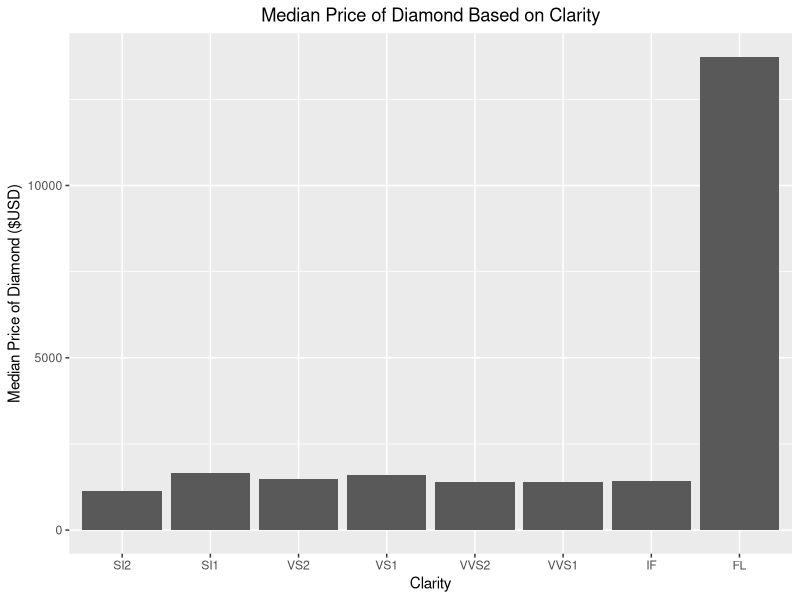
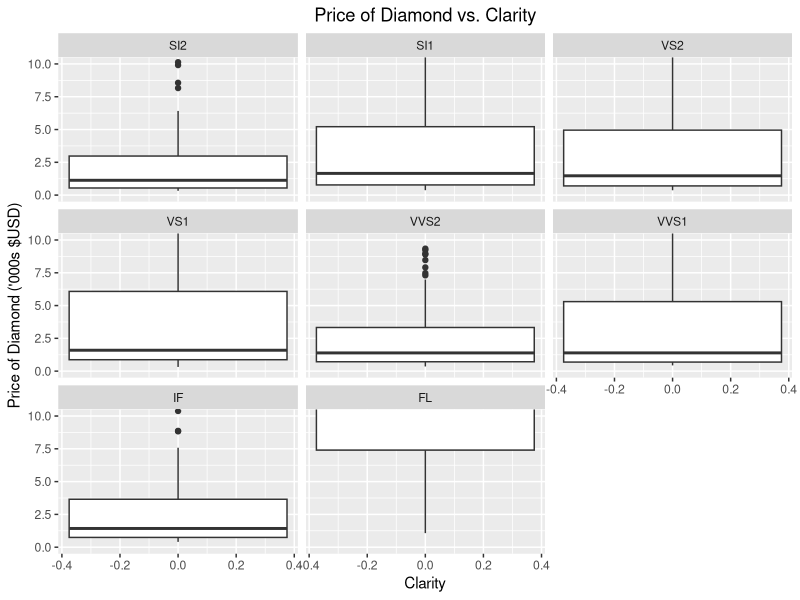
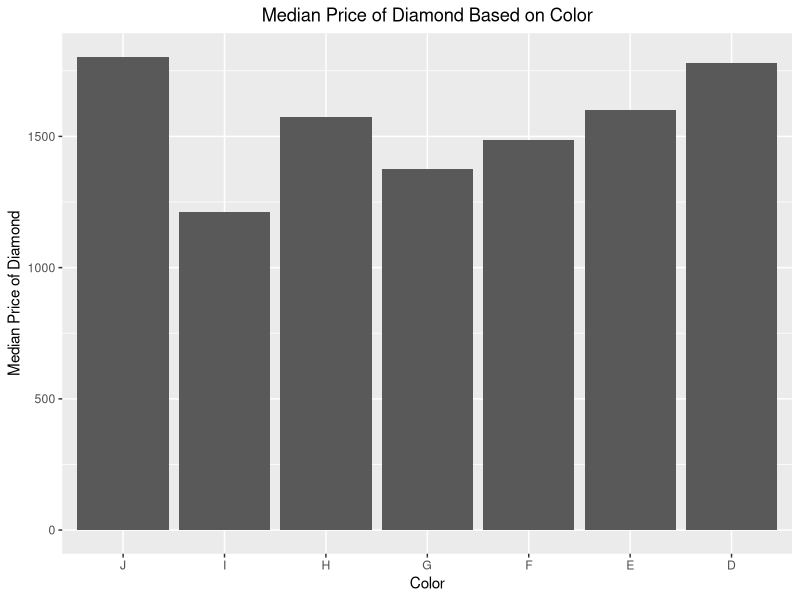
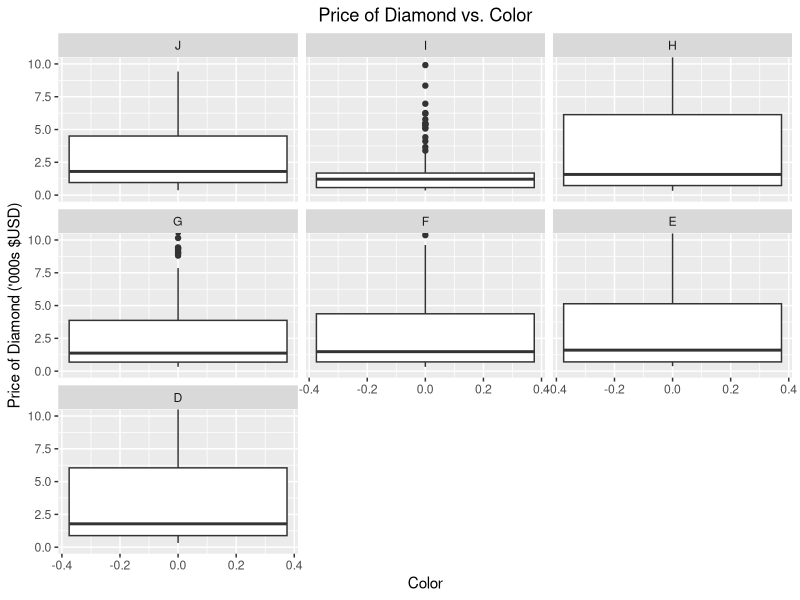
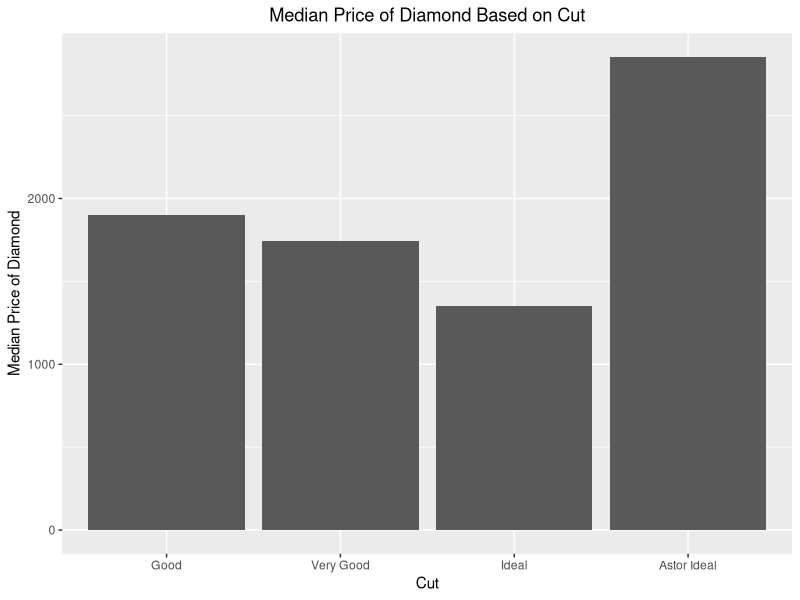
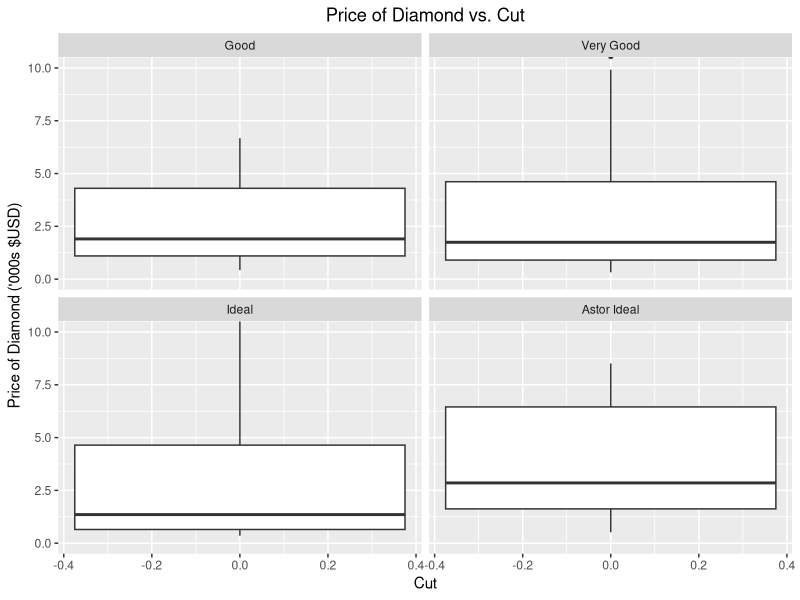
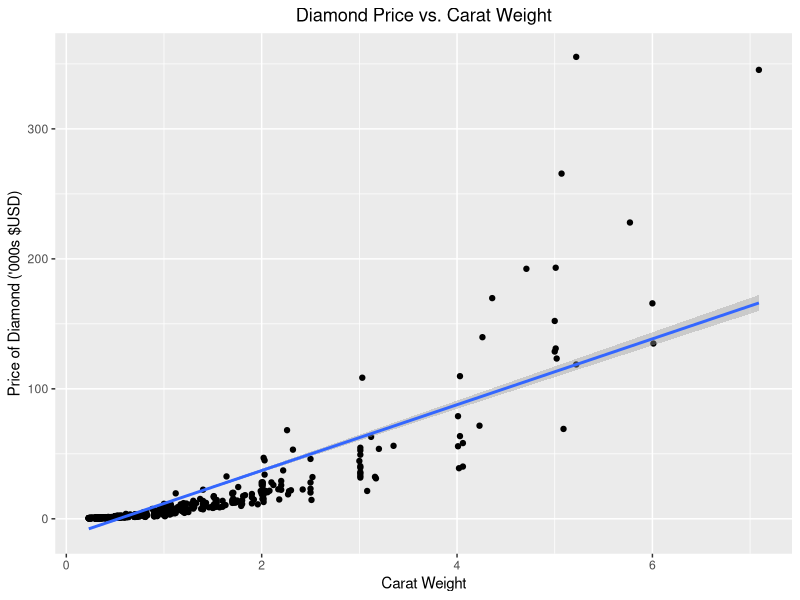
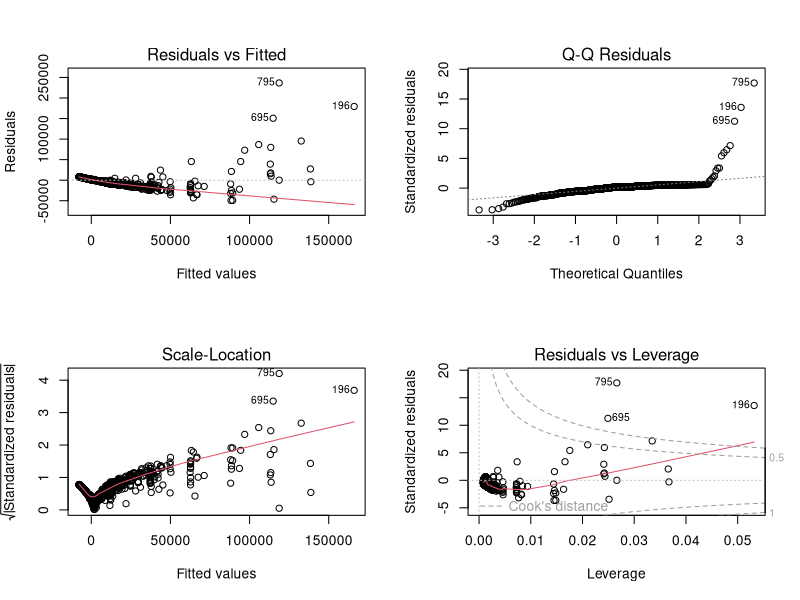

Write the R code that produced these figures, in order. (Note: this script raises an error after producing the figures.)
## ---- chunk 1
knitr::opts_chunk$set(echo = FALSE, warning=FALSE, message=FALSE)
## ---- chunk 2
library(tidyverse)
library(MASS)
library(bookdown)
Data <- read.csv("diamonds4.csv",header=T)

## ---- chunk 3
knitr::kable(head(Data, 5), "pipe")

# Wyatt added top 5 rows to show sample of data set
## ---- chunk 4
knitr::kable(table(Data$cut), col.names=c('Cut', 'Frequency'), "simple")
## ---- chunk 5
knitr::kable(table(Data$color), col.names=c('Color', 'Frequency'), "simple")
## ---- chunk 6
knitr::kable(table(Data$clarity), col.names=c('Clarity', 'Frequency'), "simple")
## ---- chunk 7
# Code to relevel the clarity factors from lowest-clarity to highest-clarity
Data <- Data %>% 
  mutate(clarity = clarity %>% fct_relevel(c("SI2", "SI1", "VS2", "VS1", "VVS2", "VVS1", "IF", "FL")))

# Code to groupby the clarity and find the median value of the diamonds in that clarity level. 
data.clarity <- Data %>% 
  group_by(clarity) %>% 
  summarize(median_price_clarity = median(price))

# Bar plot
ggplot(data.clarity, aes(x = clarity, y=median_price_clarity)) + 
  geom_bar(stat = "identity") + 
  labs(x = "Clarity", y = "Median Price of Diamond ($USD)", title = "Median Price of Diamond Based on Clarity")+
  theme(plot.title = element_text(hjust = 0.5))
## ---- chunk 8
# Boxplot
ggplot(Data, aes(y = price/1000)) + 
  geom_boxplot() + 
  labs(x = "Clarity", y = "Price of Diamond ('000s $USD)", title = "Price of Diamond vs. Clarity")+
  theme(plot.title = element_text(hjust = 0.5)) +
  facet_wrap(~clarity) + 
  coord_cartesian(ylim= c(0, 10))
## ---- chunk 9
# Releveling the factors for color to match the increasing qualities from BlueNile
Data <- Data %>% 
  mutate(color = color %>% fct_relevel(c("J", "I", "H", "G", "F", "E", "D")))

# Code to group by color and find the median price of diamonds of each color
data.color <- Data %>% 
  group_by(color) %>% 
  summarize(median_price_color = median(price))

# Bar plot
ggplot(data.color, aes(x = color, y=median_price_color)) + 
  geom_bar(stat = "identity") + 
  labs(x = "Color", y = "Median Price of Diamond", title = "Median Price of Diamond Based on Color")+
  theme(plot.title = element_text(hjust = 0.5))
## ---- chunk 10
# Boxplot
ggplot(Data, aes(y = price/1000)) + 
  geom_boxplot() + 
  labs(x = "Color", y = "Price of Diamond ('000s $USD)", title = "Price of Diamond vs. Color")+
  theme(plot.title = element_text(hjust = 0.5)) +
  facet_wrap(~color) + 
  coord_cartesian(ylim= c(0, 10))
## ---- chunk 11
# Releveling the factors for color to match the increasing qualities from BlueNile
Data <- Data %>% 
  mutate(cut = cut %>% fct_relevel(c("Good", "Very Good", "Ideal", "Astor Ideal")))

# Code to group by color and find the median price of diamonds of each color
data.cut <- Data %>% 
  group_by(cut) %>% 
  summarize(median_price_cut = median(price))

# Bar plot
ggplot(data.cut, aes(x = cut, y=median_price_cut)) + 
  geom_bar(stat = "identity") + 
  labs(x = "Cut", y = "Median Price of Diamond", title = "Median Price of Diamond Based on Cut")+
  theme(plot.title = element_text(hjust = 0.5))
## ---- chunk 12
# Boxplot
ggplot(Data, aes(y = price/1000)) + 
  geom_boxplot() + 
  labs(x = "Cut", y = "Price of Diamond ('000s $USD)", title = "Price of Diamond vs. Cut")+
  theme(plot.title = element_text(hjust = 0.5))+
  facet_wrap(~cut) + 
  coord_cartesian(ylim= c(0, 10))
## ---- chunk 13
ggplot(Data,aes(x=carat,y=price/1000)) + 
  geom_point() +
  geom_smooth(method = "lm") +
  labs(title="Diamond Price vs. Carat Weight", x = "Carat Weight", y = "Price of Diamond ('000s $USD)")+
  theme(plot.title = element_text(hjust = 0.5))
## ---- chunk 14
result <- lm(price ~ carat,data=Data)
par(mfrow = c(2, 2))
plot(result)
## ---- chunk 15
boxcox(result)
## ---- chunk 16
ystar<-log(Data$price)
Data<-data.frame(Data,ystar)
xstar<-log(Data$carat)
Data<-data.frame(Data,xstar)
ggplot(Data,aes(x=xstar,y=ystar)) + geom_point()+
  geom_smooth(method = "lm", se=FALSE)+
  labs(title="Logged Diamond Price vs. logged Carat Weight")+
  theme(plot.title = element_text(hjust = 0.5))
## ---- chunk 17
result2 <- lm(ystar ~ xstar,data=Data)
par(mfrow = c(2, 2))
plot(result2)
## ---- chunk 18
acf(result2$residuals, main="ACF Plot of Residuals from Y* ~ X* Model")
## ---- chunk 19
summary(result2)
## ---- chunk 20
confint(result2, level=0.95)
